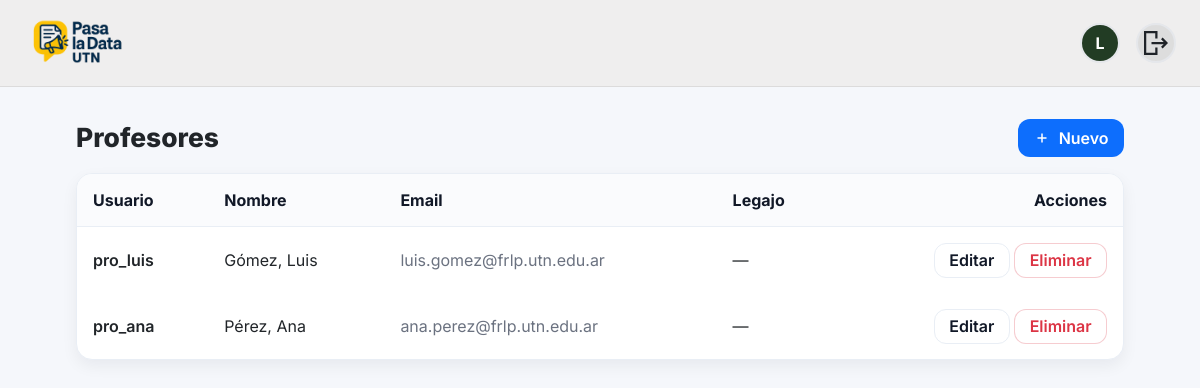
Page /people/profesores/ (signed in) on the earlier database version.
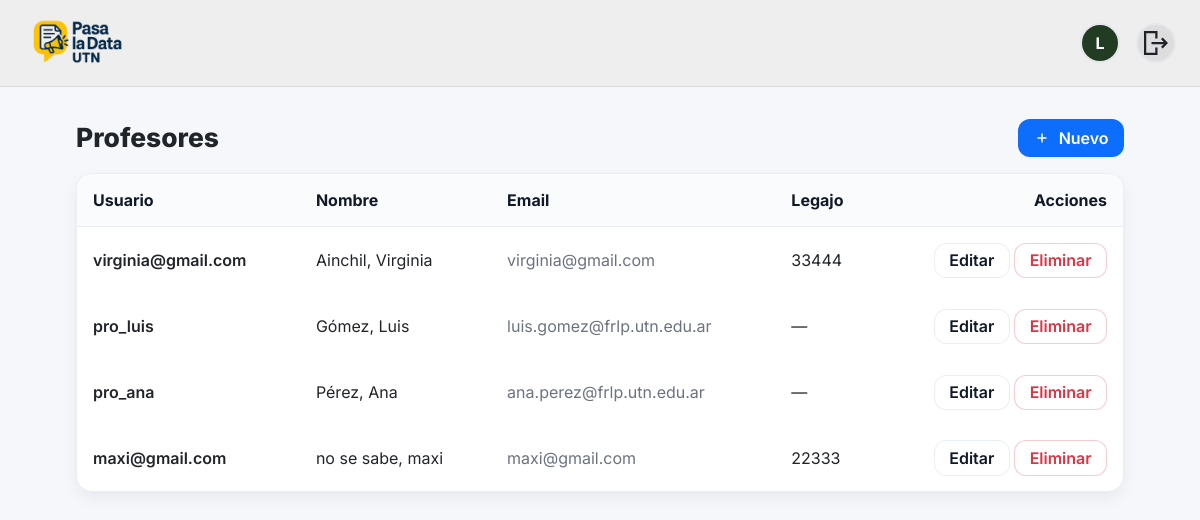
Same page on the later database version.
### people/models.py (models this page shows, shortened)
class User(AbstractUser):
    class Role(models.TextChoices):
        ALUMNO = "ALU", "Alumno"
        PROFESOR = "PRO", "Profesor"
        ADMIN = "ADM", "Administrador"
    rol = models.CharField(max_length=3, choices=Role.choices)
    legajo = models.CharField(max_length=20, unique=True, null=True, blank=True)  # solo alumnos
    username = models.CharField(max_length=150, blank=True, default='')
    imagen_perfil = models.ImageField(
        upload_to="profiles/", null=True, blank=True
    )

### people/views.py (the view)
# urls.py: path("profesores/", views.professor_list, name="professor_list"),
def professor_list(request):
    profesores = (
        UserModel.objects
        .filter(rol=UserModel.Role.PROFESOR, is_active=True)
        .order_by("last_name", "first_name")
    )
    return render(request, "people/professor_list.html", {"object_list": profesores})

### people/templates/people/professor_list.html (shortened to what this page needs)
{% extends "base.html" %}
{% load static %}
{% block extra_head %}
<link rel="stylesheet" href="{% static 'people/css/professor_list.css' %}">
{% endblock %}
{% block content %}
<div class="ap-wrap">
  <div class="ap-toolbar">
    <h2 class="ap-title">Profesores</h2>
    <div class="ap-actions">
      <a href="{% url 'people:professor_form' %}" class="ap-btn ap-btn-primary">
        <svg viewBox="0 0 24 24" fill="currentColor">
          <path d="M11 11V6h2v5h5v2h-5v5h-2v-5H6v-2z"/>
        </svg>
        Nuevo
      </a>
    </div>
  </div>
  <div class="ap-card">
    <table class="ap-table" id="profTable">
      <thead>
        <tr>
          <th>Usuario</th>
          <th>Nombre</th>
          <th>Email</th>
          <th>Legajo</th>
          <th class="ap-right">Acciones</th>
        </tr>
      </thead>
      <tbody>
        {% for u in object_list %}
        <tr data-row>
          <td class="ap-name">{{ u.username }}</td>
          <td>{{ u.last_name }}, {{ u.first_name }}</td>
          <td class="ap-muted">{{ u.email }}</td>
          <td>{{ u.legajo|default:"—" }}</td>
          <td class="ap-right">
            <a href="{% url 'people:professor_form' u.pk %}" class="ap-btn ap-btn-light" title="Editar">
              Editar
            </a>
              <a href="{% url 'people:confirm_delete' u.pk %}" class="ap-btn ap-btn-danger">Eliminar</a>
          </td>
        </tr>
        {% empty %}
        <tr>
          <td colspan="5" class="ap-muted" style="text-align:center; padding:1.1rem;">
            Sin profesores registrados.
          </td>
        </tr>
        {% endfor %}
      </tbody>
    </table>
  </div>
</div>
{% endblock %}

### templates/partials/_navbar.html
{% load static %}
<header class="navbar">
  <div class="navbar__inner container-narrow">
    <a class="navbar__brand"
       href="{% if request.user.is_authenticated and request.user.rol == 'ADM' %}
                {% url 'academics:admin_panel' %}
              {% else %}
                {% url 'academics:home' %}
              {% endif %}">
      <img class="navbar__logo" src="{% static 'img/logo.png' %}" alt="Pasa la Data UTN">
    </a>
    <div class="navbar__right">
      {% if request.user.is_authenticated %}
        {% if request.user.rol != "ADM" %}
          <a class="nav-avatar" href="{% url 'people:perfil' %}" title="Mi perfil">
            {% if request.user.imagen_perfil %}
              <img src="{{ request.user.imagen_perfil.url }}" alt="Foto de perfil">
            {% else %}
              <span class="nav-avatar__fallback">
                {{ request.user.get_short_name|default:request.user.username|slice:":1"|upper }}
              </span>
            {% endif %}
          </a>
        {% endif %}
        <a class="nav-avatar" href="{% url 'people:logout' %}" title="Cerrar sesión">
          <img src="{% static 'img/logout.svg' %}" alt="Cerrar sesión" class="logout-icon">
        </a>
      {% else %}
        <a class="btn btn-light btn-sm" href="{% url 'people:register' %}">Registrate</a>
        <a class="btn btn-light btn-sm" href="{% url 'people:login' %}">Iniciar sesión</a>
      {% endif %}
    </div>
  </div>
</header>

Differences in the rows shown:
added User: username "virginia@gmail.com", last_name "Ainchil", first_name "Virginia", email "virginia@gmail.com", legajo "33444"
added User: username "maxi@gmail.com", last_name "no se sabe", first_name "maxi", email "maxi@gmail.com", legajo "22333"
